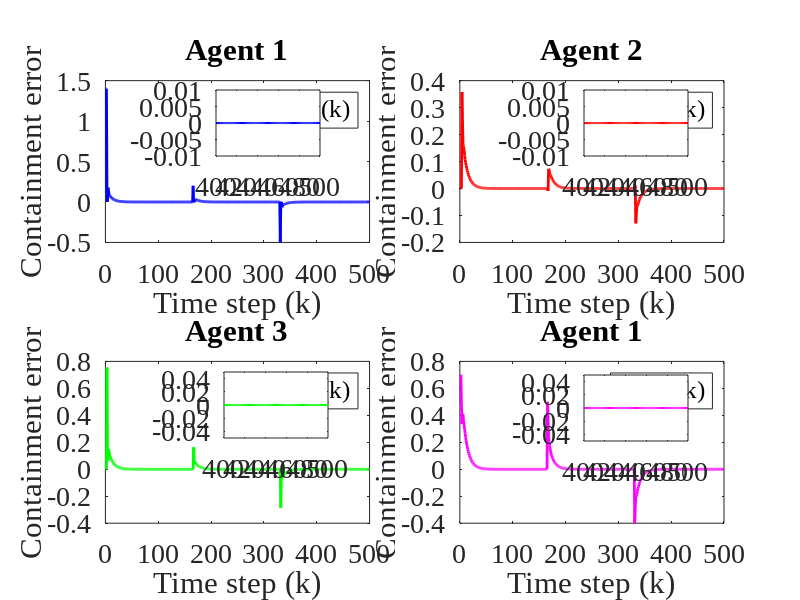

MATLAB code for this plot:
clc; clear;

%Parameters

rho = 10.5;
eta = 5;
lamda = 120;
mu = 80.5;
epsilon = 1e-5;
alpha = 1;

T = 0.1;
gamma1 = 0.05;
gamma2 = 0.05;
gamma3 = 0.05;
gamma4 = 0.05;

beta = 10;
sigma = 95;
tau = 1e-5;
nena = 1e-5;

rT = 1024;
L = 200;
m = 500;
n =600;


% initialization 

phi1 = zeros(m+1, 1);
phi2 = zeros(m+1, 1);
phi3 = zeros(m+1, 1);
phi4 = zeros(m+1, 1);

mfa1 = zeros(m+1, 1);
mfa2 = zeros(m+1, 1);
mfa3 = zeros(m+1, 1);
mfa4 = zeros(m+1, 1);

sm1 = zeros(m,1);
sm2 = zeros(m,1);
sm3 = zeros(m,1);
sm4 = zeros(m,1);

y1 = zeros(m+1, 1);
y2 = zeros(m+1, 1);
y3 = zeros(m+1, 1);
y4 = zeros(m+1, 1);

u1 = zeros(m,1);
u2 = zeros(m,1);
u3 = zeros(m,1);
u4 = zeros(m,1);

xi1 = zeros(m, 1);
xi2 = zeros(m, 1);
xi3 = zeros(m, 1);
xi4 = zeros(m, 1);

s1 = zeros(m, 1);
s2 = zeros(m, 1);
s3 = zeros(m, 1);
s4 = zeros(m, 1);

omega1 = zeros(m, 1);
omega2 = zeros(m, 1);
omega3 = zeros(m, 1);
omega4 = zeros(m, 1);

%Time Invarying Leaders signals (w5, w6)
% Preallocate arrays (adjust size if needed)
w5 = zeros(1, m);  % example length, adjust as needed
w6 = zeros(1, m);  % example length, adjust as needed

% Set w5 values according to conditions
w5(1:165)     = 1.4;
w5(166:330)   = 1.6;
w5(331:end)   = 1.1;

% Set w6 values according to conditions
w6(1:165)     = 0.7;
w6(166:330)   = 1.2;
w6(331:end)   = 0.8;


% % Time vector for sinusoidal signals
% k = 1:m;
% t = (k-1) * T; % Time vector: t = (k-1)*T

% % Define sinusoidal leader signals (choose one of the variations below)

% % Variation 1: Low-frequency, same amplitude, phase-shifted signals
% w5 = 0.5 + 0.25 * sin(0.1 * t); % Amplitude = 0.25, frequency = 0.1 rad/s, offset = 1.15
% w6 = 0.5 + 0.25 * sin(0.1 * t + pi/2); % Same amplitude and frequency, phase shift = pi/2



for k = 1:m

    if k == 1
        phi1(k) = 1;
        phi2(k) = 1;
        phi3(k) = 1;
        phi4(k) = 1;
    elseif k == 2
        phi1(k) = phi1(k-1) + (eta * u1(k-1) / (mu + u1(k-1)^2)) * (y1(k) - phi1(k-1)*u1(k-1));
        phi2(k) = phi2(k-1) + (eta * u2(k-1) / (mu + u2(k-1)^2)) * (y2(k) - phi2(k-1)*u2(k-1));
        phi3(k) = phi3(k-1) + (eta * u3(k-1) / (mu + u3(k-1)^2)) * (y3(k) - phi3(k-1)*u3(k-1));
        phi4(k) = phi4(k-1) + (eta * u4(k-1) / (mu + u4(k-1)^2)) * (y4(k) - phi4(k-1)*u4(k-1));
    else
        phi1(k) = phi1(k-1) + (eta * (u1(k-1) - u1(k-2)) / (mu + (u1(k-1) - u1(k-2))^2)) * (y1(k) - y1(k-1) - phi1(k-1) * (u1(k-1) - u1(k-2)));
        phi2(k) = phi2(k-1) + (eta * (u2(k-1) - u2(k-2)) / (mu + (u2(k-1) - u2(k-2))^2)) * (y2(k) - y2(k-1) - phi2(k-1) * (u2(k-1) - u2(k-2)));
        phi3(k) = phi3(k-1) + (eta * (u3(k-1) - u3(k-2)) / (mu + (u3(k-1) - u3(k-2))^2)) * (y3(k) - y3(k-1) - phi3(k-1) * (u3(k-1) - u3(k-2)));
        phi4(k) = phi4(k-1) + (eta * (u4(k-1) - u4(k-2)) / (mu + (u4(k-1) - u4(k-2))^2)) * (y4(k) - y4(k-1) - phi4(k-1) * (u4(k-1) - u4(k-2)));
    end

    % Stability protection
    if k > 2 && (abs(phi1(k)) <= epsilon || abs(u1(k - 1) - u1(k - 2)) <= epsilon || sign(phi1(k)) ~= sign(phi1(1)))
        phi1(k) = phi1(1);
    end
    
    if k > 2 && (abs(phi2(k)) <= epsilon || abs(u2(k - 1) - u2(k - 2)) <= epsilon || sign(phi2(k)) ~= sign(phi2(1)))
        phi2(k) = phi2(1);
    end
    
    if k > 2 && (abs(phi3(k)) <= epsilon || abs(u3(k - 1) - u3(k - 2)) <= epsilon || sign(phi3(k)) ~= sign(phi3(1)))
        phi3(k) = phi3(1);
    end
    
    if k > 2 && (abs(phi4(k)) <= epsilon || abs(u4(k - 1) - u4(k - 2)) <= epsilon || sign(phi4(k)) ~= sign(phi4(1)))
        phi4(k) = phi4(1);
    end

    % Example for one time step:
    xi1(k) = y2(k) - 2 * y1(k) + w5(k);
    xi2(k) = y3(k) - y2(k);
    xi3(k) = y4(k) - 2 * y3(k) + y1(k);
    xi4(k) = y2(k) - 2 * y4(k) + w6(k);

    % Fix: Handle k=1 case for sliding surfaces
    if k == 1
        s1(k) = 0;
        s2(k) = 0;
        s3(k) = 0;
        s4(k) = 0;
    else
        s1(k) = alpha * xi1(k) - xi1(k-1);
        s2(k) = alpha * xi2(k) - xi2(k-1);
        s3(k) = alpha * xi3(k) - xi3(k-1);
        s4(k) = alpha * xi4(k) - xi4(k-1);
    end

    % Fix: Handle k=1 case for sliding surfaces
    if k == 1
        omega1(k) = 0;
        omega2(k) = 0;
        omega3(k) = 0;
        omega4(k) = 0;
    else
        omega1(k) = s1(k) + tau * (s1(k-1));
        omega2(k) = s2(k) + tau * (s2(k-1));
        omega3(k) = s3(k) + tau * (s3(k-1));
        omega4(k) = s4(k) + tau * (s4(k-1));
    end

    if k == 1
        mfa1(k) = 0;
        mfa2(k) = 0;
        mfa3(k) = 0;
        mfa4(k) = 0;
    else
        mfa1(k) = mfa1(k-1) + (rho * phi1(k)) / (lamda + abs(phi1(k)^2)) * xi1(k);
        mfa2(k) = mfa2(k-1) + (rho * phi2(k)) / (lamda + abs(phi2(k)^2)) * xi2(k);
        mfa3(k) = mfa3(k-1) + (rho * phi3(k)) / (lamda + abs(phi3(k)^2)) * xi3(k);
        mfa4(k) = mfa4(k-1) + (rho * phi4(k)) / (lamda + abs(phi4(k)^2)) * xi4(k);
    end


    % SMC updates
    if k == 1 
        sm1(k) = 0;
        sm2(k) = 0;
        sm3(k) = 0;
        sm4(k) = 0;
    else
        sm1(k) = sm1(k-1) + (beta * phi1(k)) / (sigma + (phi1(k))^2) * ...
            ( (xi1(k) + (y4(k) - y4(k-1)) + (w5(k) - w5(k-1))+(w6(k) - w6(k-1))) / (1 + 1) ...
            + (1-tau * alpha) * xi1(k) - tau * xi1(k-1) / (alpha * (2)) + nena * sign(omega1(k)) );

        sm2(k) = sm2(k-1) + (beta * phi2(k)) / (sigma + (phi2(k))^2) * ...
            ( (xi2(k) + (y3(k) - y3(k-1)) + (w5(k) - w5(k-1))+(w6(k) - w6(k-1))) / (1) ...
            + (1-tau * alpha) * xi2(k) - tau * xi2(k-1) / (alpha * (1)) + nena * sign(omega2(k)) );


        sm3(k) = sm3(k-1) + (beta * phi3(k)) / (sigma + (phi3(k))^2) * ...
            ( (xi3(k) + (y1(k) - y1(k-1)) + (y4(k) - y4(k-1)) + (w5(k) - w5(k-1))+(w6(k) - w6(k-1))) / (2) ...
            + (1-tau * alpha) * xi3(k) - tau * xi3(k-1) / (alpha * (2)) + nena * sign(omega3(k)) );


        sm4(k) = sm4(k-1) + (beta * phi4(k)) / (sigma + (phi4(k))^2) * ...
            ( (xi4(k) + (y2(k) - y3(k-1)) + (w5(k) - w5(k-1))+(w6(k) - w6(k-1))) / (2) ...
            + (1-tau * alpha) * xi4(k) - tau * xi4(k-1) / (alpha * (2)) + nena * sign(omega4(k)) );
    end

    % Control signal
    if k == 1
        u1(k) = 0;
        u2(k) = 0;
        u3(k) = 0;
        u4(k) = 0;
    else
        u1(k) = mfa1(k) + gamma1 * sm1(k);
        u2(k) = mfa2(k) + gamma2 * sm2(k);
        u3(k) = mfa3(k) + gamma3 * sm3(k);
        u4(k) = mfa4(k) + gamma4 * sm4(k);
    end
    if k == 1
        y1(k) = 0;
        y2(k) = 0;
        y3(k) = 0;
        y4(k) = 0;
    end

    % System dynamics (example, replace with actual system equations)

    y1(k + 1) = m / (rT * 0.1) * u1(k);
    y2(k + 1) = m / (rT * 0.1) * u2(k);
    y3(k + 1) = m / (rT * 0.1) * u3(k);
    y4(k + 1) = m / (rT * 0.3) * u4(k);

    
    % Ensure y values do not exceed bounds (example, adjust as needed)
 
    % y1(k) = max(0, min(1, y1(k)));
    % y2(k) = max(0, min(1, y2(k)));
    % y3(k) = max(0, min(1, y3(k)));
    % y4(k) = max(0, min(1, y4(k)));
    % % Ensure u values do not exceed bounds (example, adjust as needed)
    % u1(k) = max(0, min(1, u1(k)));
    % u2(k) = max(0, min(1, u2(k)));
    % u3(k) = max(0, min(1, u3(k)));
    % u4(k) = max(0, min(1, u4(k)));
    % % Ensure phi values do not exceed bounds (example, adjust as needed)
    % phi1(k) = max(0, min(1, phi1(k)));
    % phi2(k) = max(0, min(1, phi2(k)));
    % phi3(k) = max(0, min(1, phi3(k)));
    % phi4(k) = max(0, min(1, phi4(k)));

    % Plotting



end

% Time vector
k = 1:m;

% Create a main figure window
figure('Position', [100, 100, 1500, 800]);

% Define zoom range (adjust as needed)
zoomStart = 400;
zoomEnd = m;
zoomed_fontsize = 20;
font_size = 20;
font_family = 'Times New Roman';

% Agent 1
subplot(2,2,1);
plot(k, xi1(1:m), 'b', 'LineWidth', 2);
title('Agent 1', 'FontSize', font_size,'FontName',font_family);
xlabel('Time step (k)', 'FontSize', font_size,'FontName',font_family);
ylabel('Containment error', 'FontSize', font_size,'FontName',font_family);
legend('\Xi_1(k)', 'FontSize', font_size,'FontName',font_family);
grid off;
set(gca, 'FontSize', font_size,'FontName',font_family);

% Zoom inset
axes('Position', [0.27 0.74 0.13 0.11]);
box on;
plot(k(zoomStart:zoomEnd), xi1(zoomStart:zoomEnd), 'b', 'LineWidth', 1.5);
ylim([-0.01 0.01]);  % <-- added line
set(gca, 'FontSize', zoomed_fontsize,'FontName',font_family);



% Agent 2
subplot(2,2,2);
plot(k, xi2(1:m), 'r', 'LineWidth', 2);
title('Agent 2', 'FontSize', font_size,'FontName',font_family);
xlabel('Time step (k)', 'FontSize', font_size,'FontName',font_family);
ylabel('Containment error', 'FontSize', font_size,'FontName',font_family);
legend('\Xi_2(k)', 'FontSize', font_size,'FontName',font_family);
grid off;
set(gca, 'FontSize', font_size,'FontName',font_family);
axes('Position', [0.73 0.74 0.13 0.11]);
ylim([-0.2 0.5]);
box on;
plot(k(zoomStart:zoomEnd), xi2(zoomStart:zoomEnd), 'r', 'LineWidth', 1.5);
ylim([-0.01 0.01]);  % <-- added line
set(gca, 'FontSize', zoomed_fontsize,'FontName',font_family);

% Agent 3
subplot(2,2,3);
plot(k, xi3(1:m), 'g', 'LineWidth', 2);
title('Agent 3', 'FontSize', font_size,'FontName',font_family);
xlabel('Time step (k)', 'FontSize', font_size,'FontName',font_family);
ylabel('Containment error', 'FontSize', font_size,'FontName',font_family);
legend('\Xi_3(k)', 'FontSize', font_size,'FontName',font_family);
grid off;
set(gca, 'FontSize', font_size,'FontName',font_family);
axes('Position', [0.28 0.27 0.13 0.11]);
box on;
plot(k(zoomStart:zoomEnd), xi3(zoomStart:zoomEnd), 'g', 'LineWidth', 1.5);
ylim([-0.05 0.05]);  % <-- added line
set(gca, 'FontSize', zoomed_fontsize,'FontName',font_family);

% Agent 4
subplot(2,2,4);
plot(k, xi4(1:m), 'm', 'LineWidth', 2);
title('Agent 1','FontSize',font_size,'FontName',font_family);
xlabel('Time step (k)','FontSize',font_size,'FontName',font_family);
ylabel('Containment error','FontSize',font_size,'FontName',font_family);
legend('\Xi_1(k)','FontSize',font_size,'FontName',font_family);
set(gca,'FontSize',font_size,'FontName',font_family);

grid off;
% set(gca, 'FontSize', font_size);
axes('Position', [0.73 0.265 0.13 0.11]);
box on;
plot(k(zoomStart:zoomEnd), xi4(zoomStart:zoomEnd), 'm', 'LineWidth', 1.5);
ylim([-0.05 0.05]);  % <-- added line
set(gca, 'FontSize', zoomed_fontsize,'FontName',font_family);



    
